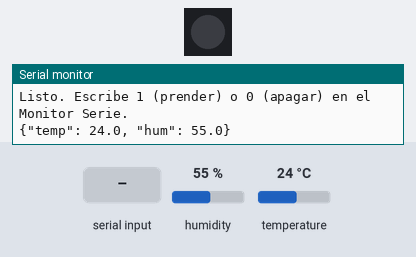
The sketch below on a simulated ESP32-S3. Shown: 1 RGB LEDs in strip order, left to right, the last lines printed to the serial monitor. The test bench sets the inputs (shaded band); at power-on: humidity 55 %, temperature 24 °C. Dim RGB values are drawn brighter than linear.

Above: at 3.4 s.
3.5 s: "1" received over Serial
At 4.7 s:
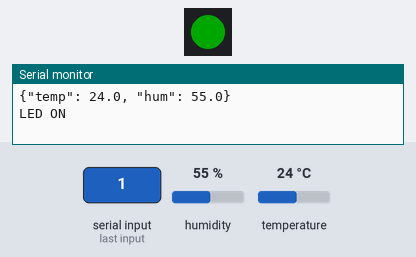
5.0 s: "0" received over Serial
At 5.9 s:
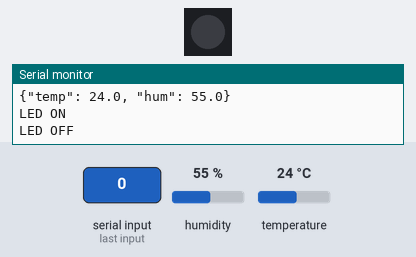
Timing chart, 0 to 8.0 s (numbered marks = the images above; inputs shaded):
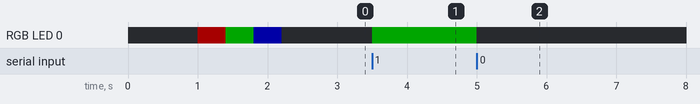

Measured:
- after the input at 3.5 s, RGB LED 0: off → RGB(0, 40, 0) at once
- after the input at 5.0 s, RGB LED 0: RGB(0, 40, 0) → off at once

The sketch:

prueba_montaje.ino
```cpp
// Prueba local: DHT22 + LED RGB integrado (sin nube todavía)
// Placa: ESP32-S3-N16R8 genérica
// Librerías (Arduino IDE > Herramientas > Administrar bibliotecas):
//   - "DHTNEW" (autor: Rob Tillaart)
//   - "Adafruit NeoPixel"

#include <dhtnew.h>
#include <Adafruit_NeoPixel.h>

#define DHT_PIN   4    // DATA del DHT22
#define LED_PIN   48   // LED RGB integrado de la placa

DHTNEW dht(DHT_PIN);
Adafruit_NeoPixel led(1, LED_PIN, NEO_GRB + NEO_KHZ800);

void ledColor(uint8_t r, uint8_t g, uint8_t b) {
  led.setPixelColor(0, led.Color(r, g, b));
  led.show();
}

void setup() {
  Serial.begin(115200);
  delay(1000);
  dht.setDisableIRQ(true);  // no atender otras tareas mientras lee el sensor (timing exacto)
  led.begin();
  led.setBrightness(40);   // 0-255, bajo para no encandilar

  // Saludo: rojo, verde, azul. Si no ves esto, el LED no está respondiendo.
  ledColor(255, 0, 0); delay(400);
  ledColor(0, 255, 0); delay(400);
  ledColor(0, 0, 255); delay(400);
  ledColor(0, 0, 0);

  Serial.println("Listo. Escribe 1 (prender) o 0 (apagar) en el Monitor Serie.");
}

unsigned long ultimaLectura = 0;

void loop() {
  // Actuador: comandos por el Monitor Serie (luego vendrán de AWS por MQTT)
  if (Serial.available()) {
    char c = Serial.read();
    if (c == '1') { ledColor(0, 255, 0); Serial.println("LED ON");  }
    if (c == '0') { ledColor(0, 0, 0);   Serial.println("LED OFF"); }
  }

  // Sensor: la librería exige mínimo 2 s entre lecturas; usamos 3 s para tener margen
  if (millis() - ultimaLectura >= 3000) {
    ultimaLectura = millis();
    int estado = dht.read();          // pide una lectura al sensor
    float temp = dht.getTemperature();
    float hum  = dht.getHumidity();

    if (estado != DHTLIB_OK) {
      Serial.printf("Error leyendo el DHT22 (codigo %d): revisa cables y pin\n", estado);
    } else {
      // Mismo formato JSON que luego mandaremos a AWS
      Serial.printf("{\"temp\": %.1f, \"hum\": %.1f}\n", temp, hum);
    }
  }
}
```
